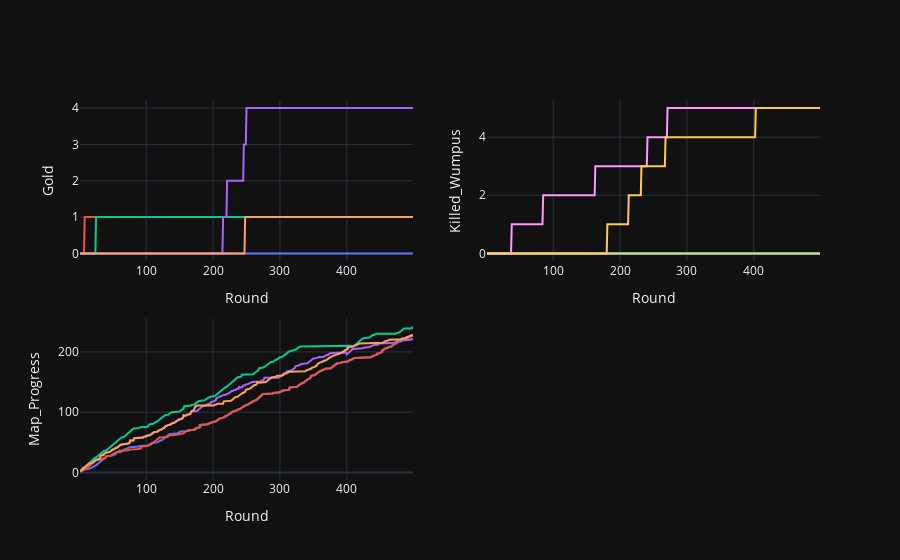

Notebook source saved alongside this figure:
### Code cell
# Plot progress single run
plt = make_subplots(rows=2, cols=2)
d = {}
goals = ["Gold", "Killed_Wumpus", "Map_Progress"]
for goalID in range(len(goals)):
    for agent in range(0, 5):
        df = data[data["Agent"] == agent]
        d["x"] = df["Round"].values
        d["y"] = df[goals[goalID]].values
        txt = [f"{agent}: {df["Role"].values[0]}" for _ in range(0, number_of_steps)]
        plt.add_trace(go.Line(
         d, text= txt, showlegend = False
        ), row=(goalID//2)+1, col=goalID%2+1)
    plt.update_xaxes(title_text="Round", row=(goalID//2)+1, col=goalID%2+1)
    plt.update_yaxes(title_text=goals[goalID], row=(goalID//2)+1, col=goalID%2+1)

plt

### Figure 1 — Plotly figure (JSON) as saved in the notebook; plotly's stock layout.template omitted (floating-point values rounded to 4 significant figures; data arrays with more than 128 entries replaced by an {"elided": "..."} marker saying what was removed)
{"data": [{"showlegend": false, "text": {"elided": "500 str values"}, "x": {"elided": "499 int values"}, "y": {"elided": "499 int values"}, "type": "scatter", "xaxis": "x", "yaxis": "y"}, {"showlegend": false, "text": {"elided": "500 str values"}, "x": {"elided": "499 int values"}, "y": {"elided": "499 int values"}, "type": "scatter", "xaxis": "x", "yaxis": "y"}, {"showlegend": false, "text": {"elided": "500 str values"}, "x": {"elided": "499 int values"}, "y": {"elided": "499 int values"}, "type": "scatter", "xaxis": "x", "yaxis": "y"}, {"showlegend": false, "text": {"elided": "500 str values"}, "x": {"elided": "499 int values"}, "y": {"elided": "499 int values"}, "type": "scatter", "xaxis": "x", "yaxis": "y"}, {"showlegend": false, "text": {"elided": "500 str values"}, "x": {"elided": "499 int values"}, "y": {"elided": "499 int values"}, "type": "scatter", "xaxis": "x", "yaxis": "y"}, {"showlegend": false, "text": {"elided": "500 str values"}, "x": {"elided": "499 int values"}, "y": {"elided": "499 int values"}, "type": "scatter", "xaxis": "x2", "yaxis": "y2"}, {"showlegend": false, "text": {"elided": "500 str values"}, "x": {"elided": "499 int values"}, "y": {"elided": "499 int values"}, "type": "scatter", "xaxis": "x2", "yaxis": "y2"}, {"showlegend": false, "text": {"elided": "500 str values"}, "x": {"elided": "499 int values"}, "y": {"elided": "499 int values"}, "type": "scatter", "xaxis": "x2", "yaxis": "y2"}, {"showlegend": false, "text": {"elided": "500 str values"}, "x": {"elided": "499 int values"}, "y": {"elided": "499 int values"}, "type": "scatter", "xaxis": "x2", "yaxis": "y2"}, {"showlegend": false, "text": {"elided": "500 str values"}, "x": {"elided": "499 int values"}, "y": {"elided": "499 int values"}, "type": "scatter", "xaxis": "x2", "yaxis": "y2"}, {"showlegend": false, "text": {"elided": "500 str values"}, "x": {"elided": "499 int values"}, "y": {"elided": "499 int values"}, "type": "scatter", "xaxis": "x3", "yaxis": "y3"}, {"showlegend": false, "text": {"elided": "500 str values"}, "x": {"elided": "499 int values"}, "y": {"elided": "499 int values"}, "type": "scatter", "xaxis": "x3", "yaxis": "y3"}, {"showlegend": false, "text": {"elided": "500 str values"}, "x": {"elided": "499 int values"}, "y": {"elided": "499 int values"}, "type": "scatter", "xaxis": "x3", "yaxis": "y3"}, {"showlegend": false, "text": {"elided": "500 str values"}, "x": {"elided": "499 int values"}, "y": {"elided": "499 int values"}, "type": "scatter", "xaxis": "x3", "yaxis": "y3"}, {"showlegend": false, "text": {"elided": "500 str values"}, "x": {"elided": "499 int values"}, "y": {"elided": "499 int values"}, "type": "scatter", "xaxis": "x3", "yaxis": "y3"}], "layout": {"xaxis": {"anchor": "y", "domain": [0.0, 0.45], "title": {"text": "Round"}}, "yaxis": {"anchor": "x", "domain": [0.575, 1.0], "title": {"text": "Gold"}}, "xaxis2": {"anchor": "y2", "domain": [0.55, 1.0], "title": {"text": "Round"}}, "yaxis2": {"anchor": "x2", "domain": [0.575, 1.0], "title": {"text": "Killed_Wumpus"}}, "xaxis3": {"anchor": "y3", "domain": [0.0, 0.45], "title": {"text": "Round"}}, "yaxis3": {"anchor": "x3", "domain": [0.0, 0.425], "title": {"text": "Map_Progress"}}, "xaxis4": {"anchor": "y4", "domain": [0.55, 1.0]}, "yaxis4": {"anchor": "x4", "domain": [0.0, 0.425]}}}
